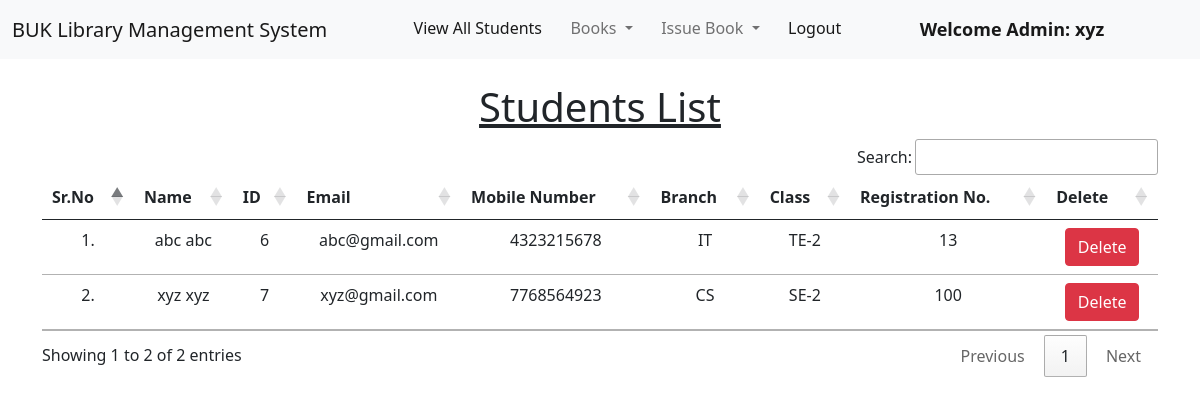
/view_students/ (signed in), run on the app's committed database.
### library/models.py (models this page shows, shortened)
class Student(models.Model):
    user = models.OneToOneField(User, on_delete=models.CASCADE)
    classroom = models.CharField(max_length=10)
    branch = models.CharField(max_length=10)
    roll_no = models.CharField(max_length=3, blank=True)
    phone = models.CharField(max_length=10, blank=True)
    image = models.ImageField(upload_to="", blank=True)

### library/views.py (the view)
# urls.py: path("view_students/", views.view_students, name="view_students"),
@login_required(login_url = '/admin_login')
def view_students(request):
    students = Student.objects.all()
    return render(request, "view_students.html", {'students':students})

### library/templates/view_students.html (shortened to what this page needs)
{% extends 'admin_navbar.html' %} {% load static %}  {% block css %} {% endblock %} {% block body %}
<div class="container mt-4">
  <h1 class="text-center"><u>Students List</u></h1>
  <table class="table table-hover" id="example">
    <thead>
      <tr class="text-center">
        <th>Sr.No</th>
        <th>Name</th>
        <th>ID</th>
        <th>Email</th>
        <th>Mobile Number</th>
        <th>Branch</th>
        <th>Class</th>
        <th>Registration No.</th>
        <th>Delete</th>
      </tr>
    </thead>
    <tbody>
      {% for student in students %}
      <tr class="text-center">
        <td>{{forloop.counter}}.</td>
        <td>{{student.user.get_full_name}}</td>
        <td>{{student.user.id}}</td>
        <td>{{student.user.email}}</td>
        <td>{{student.phone}}</td>
        <td>{{student.branch}}</td>
        <td>{{student.classroom}}</td>
        <td>{{student.roll_no}}</td>
        <td>
          <a
            href="/delete_student/{{student.id}}/"
            class="btn btn-danger"
            onclick="return confirm('Are you sure you want to delete this student?')"
            >Delete</a
          >
        </td>
      </tr>
      {% endfor %}
    </tbody>
  </table>
</div>
{% endblock %}

### library/templates/admin_navbar.html (shortened to what this page needs)
<!DOCTYPE html>
<html lang="en">
  <head>
    <link
      href="https://cdn.jsdelivr.net/npm/bootstrap@5.1.0/dist/css/bootstrap.min.css"
      rel="stylesheet"
    />
    <link
      rel="stylesheet"
      href="https://cdn.datatables.net/1.10.25/css/jquery.dataTables.min.css"
    />
    <link
      rel="stylesheet"
      href="https://cdn.datatables.net/buttons/1.7.1/css/buttons.dataTables.min.css"
    />
  </head>
  <body>
    <nav class="navbar navbar-expand-lg navbar-light bg-light">
      <div class="container-fluid">
        <a class="navbar-brand" href="#">BUK Library Management System</a>
        <div class="collapse navbar-collapse" id="navbarSupportedContent">
          <ul class="navbar-nav me-auto mb-2 mb-lg-0">
            <li class="nav-item">
              <a
                class="nav-link active"
                aria-current="page"
                href="/view_students/"
                >View All Students</a
              >
            </li>
            <li class="nav-item dropdown">
              <a
                class="nav-link dropdown-toggle"
                href="#"
                id="navbarDropdown"
                role="button"
                data-bs-toggle="dropdown"
                aria-expanded="false"
              >
                Books
              </a>
            </li>
            <li class="nav-item dropdown">
              <a
                class="nav-link dropdown-toggle"
                href="#"
                id="navbarDropdown"
                role="button"
                data-bs-toggle="dropdown"
                aria-expanded="false"
              >
                Issue Book
              </a>
            </li>
            <li class="nav-item">
              <a class="nav-link active" aria-current="page" href="/logout/"
                >Logout</a
              >
            </li>
            <li class="nav-item">
              <a
                style="
                  font-weight: 600;
                  font-family: 'Segoe UI', Tahoma, Geneva, Verdana, sans-serif;
                  font-size: large;
                "
                class="nav-link active"
                href="#"
                >Welcome Admin: {{request.user}}</a
              >
            </li>
          </ul>
        </div>
      </div>
    </nav>
    {% block body %} {% endblock %}
  </body>
</html>

### data on the page
Student: user.get_full_name "abc abc", user.id "6", user.email "abc@gmail.com", phone "4323215678", branch "IT", classroom "TE-2", roll_no "13"
Student: user.get_full_name "xyz xyz", user.id "7", user.email "xyz@gmail.com", phone "7768564923", branch "CS", classroom "SE-2", roll_no "100"

### other printed values
{{ request.user }} "xyz"
